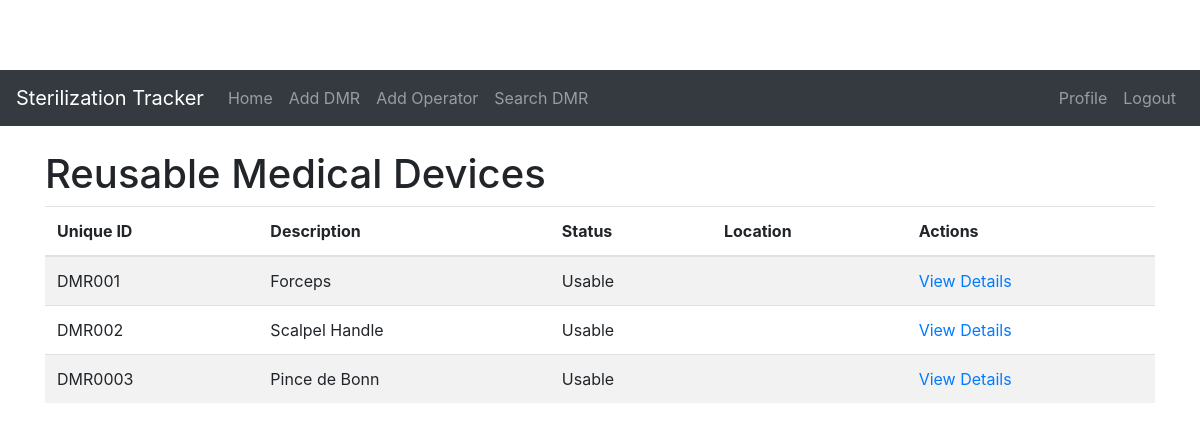
/ (signed in), run on the app's committed database.
### models.py (models this page shows, shortened)
class DMR(Base):
    __tablename__ = 'dmrs'
    id = Column(Integer, primary_key=True)
    unique_id = Column(String, unique=True, nullable=False)
    description = Column(String)
    brand_model = Column(String)
    service_id = Column(Integer, ForeignKey('service_healthcare.id'), nullable=False)
    status = Column(String, default="Usable")  # Usable, Non-Usable
    cycles = relationship("CycleOperation", back_populates="dmr")
    utilizations = relationship("Utilization", back_populates="dmr")
    service = relationship("ServiceHealthcare", back_populates="dmrs")

### app.py (the view)
@app.route('/')
@login_required_with_error
def index():
    dmrs = session.query(DMR).all()
    return render_template('index.html', dmrs=dmrs)

### app.py (called while the page is built)
@login_manager.user_loader
def load_user(user_id):
    operator = session.query(Operator).filter(Operator.id == int(user_id)).first()
    if operator:
        return User(operator.id, operator.username, operator.password, operator.first_name, operator.last_name)
    else:
        return None

def login_required_with_error(func):
    @functools.wraps(func)
    def decorated_view(*args, **kwargs):
        if not current_user.is_authenticated:
            flash("You need to log in first!", 'error')
            return redirect(url_for('login'))
        return func(*args, **kwargs)
    return decorated_view

### templates/index.html (shortened to what this page needs)
{% extends 'base.html' %}
{% block content %}
    <h1>Reusable Medical Devices</h1>
    <table class="table table-striped">
        <thead>
            <tr>
                <th>Unique ID</th>
                <th>Description</th>
                <th>Status</th>
                <th>Location</th>
                <th>Actions</th>
                <link rel="stylesheet" href="{{ url_for('static', filename='style.css') }}">
            </tr>
        </thead>
        <tbody>
            {% for dmr in dmrs %}
            <tr>
                <td>{{ dmr.unique_id }}</td>
                <td>{{ dmr.description }}</td>
                <td>{{ dmr.status }}</td>
                <td>{{ dmr.storage_location }}</td>
                <td><a href="{{ url_for('dmr_detail', dmr_id=dmr.id) }}">View Details</a></td>
            </tr>
            {% endfor %}
        </tbody>
    </table>
{% endblock %}

### templates/base.html (shortened to what this page needs)
<!DOCTYPE html>
<html lang="en">
<head>
    <link rel="stylesheet" href="https://stackpath.bootstrapcdn.com/bootstrap/4.5.2/css/bootstrap.min.css">
    <link rel="stylesheet" href="{{ url_for('static', filename='style.css') }}">
</head>
<body>
    <nav class="navbar navbar-expand-lg navbar-dark bg-dark">
        <a class="navbar-brand" href="{{ url_for('index') }}">Sterilization Tracker</a>
        <div class="collapse navbar-collapse" id="navbarNav">
            <ul class="navbar-nav mr-auto">
                <li class="nav-item">
                    <a class="nav-link" href="{{ url_for('index') }}">Home</a>
                </li>
                <li class="nav-item">
                    <a class="nav-link" href="{{ url_for('add_dmr') }}">Add DMR</a>
                </li>
                <li class="nav-item">
                    <a class="nav-link" href="{{ url_for('add_operator') }}">Add Operator</a>
                </li>
                <li class="nav-item">
                   <a class="nav-link" href="{{ url_for('search') }}">Search DMR</a>
                </li>
            </ul>
             <ul class="navbar-nav ml-auto">
                 {% if current_user.is_authenticated %}
                    <li class="nav-item">
                        <a class="nav-link" href="{{ url_for('profile') }}">Profile</a>
                    </li>
                    <li class="nav-item">
                        <a class="nav-link" href="{{ url_for('logout') }}">Logout</a>
                    </li>
                    {% else %}
                    <li class="nav-item">
                         <a class="nav-link" href="{{ url_for('login') }}">Login</a>
                    </li>
                    {% endif %}
            </ul>
        </div>
    </nav>
    <div class="container mt-4">
        {% block content %}{% endblock %}
    </div>
</body>
</html>

### static/style.css (style rules this page uses)
body { padding-top: 70px; }

### data on the page
DMR: unique_id "DMR001", description "Forceps", status "Usable"
DMR: unique_id "DMR002", description "Scalpel Handle", status "Usable"
DMR: unique_id "DMR0003", description "Pince de Bonn", status "Usable"
